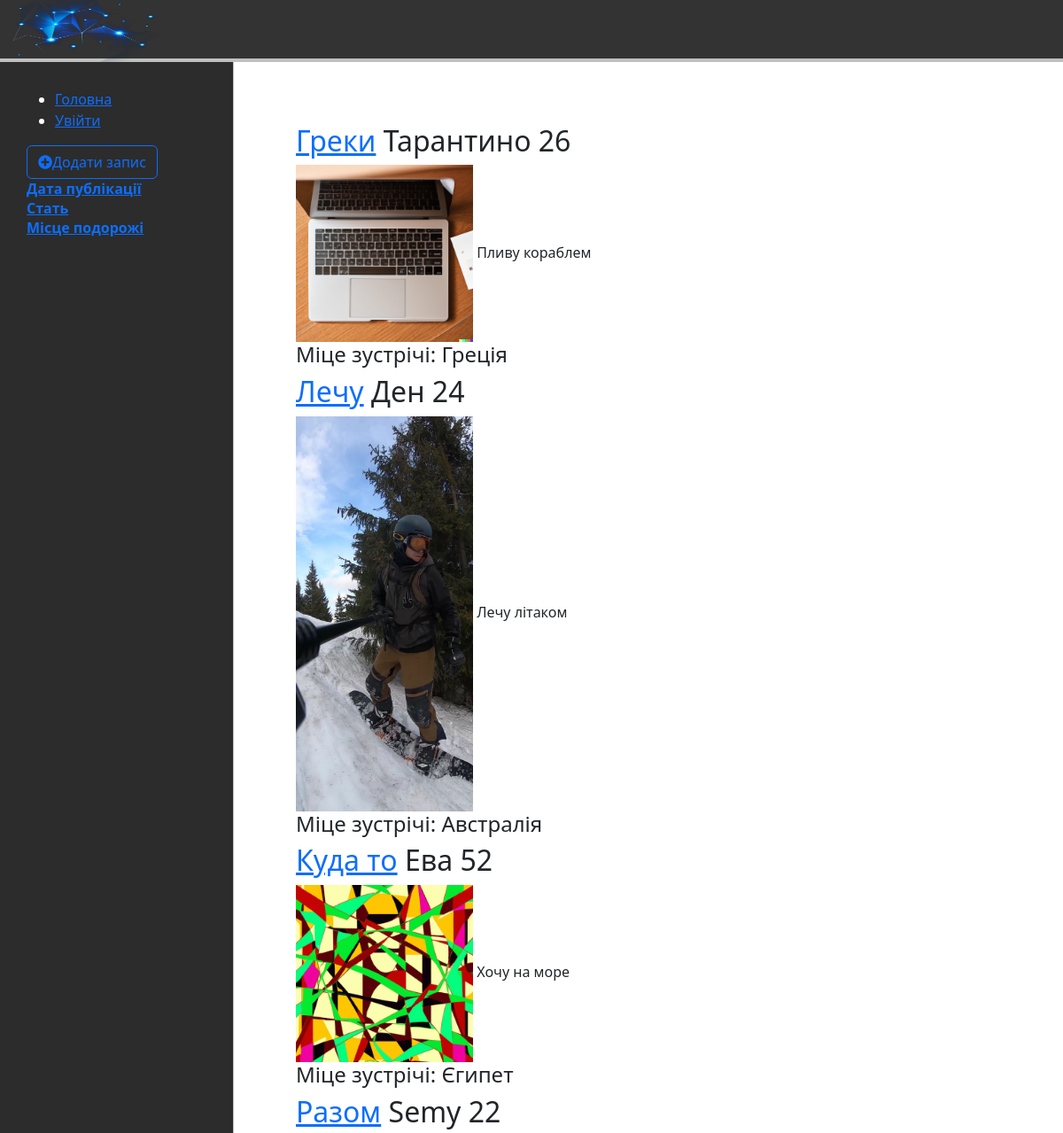
Before: / (upper part) with the older database file.
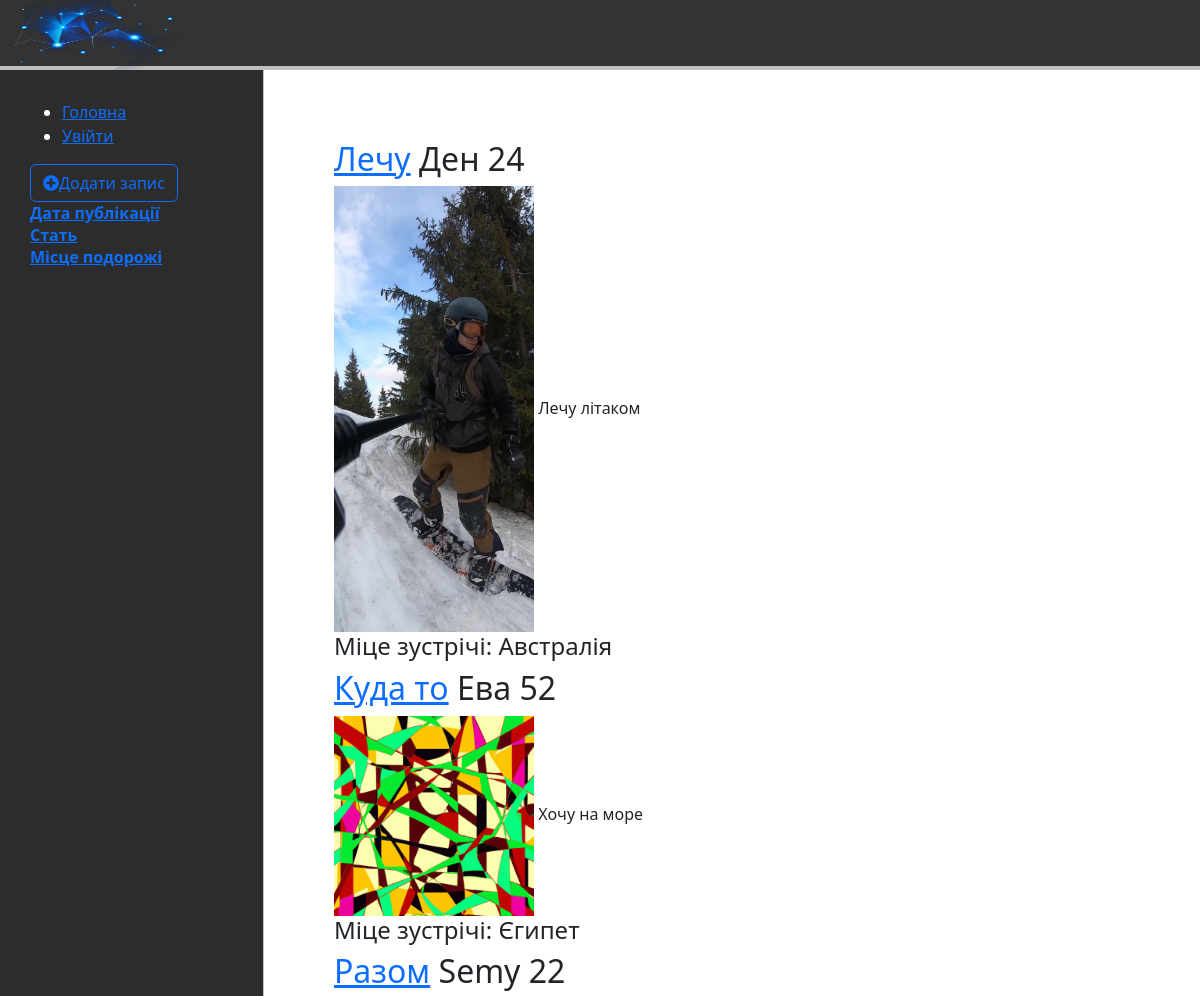
After: the same page with the newer database file.
### journey/models.py (models this page shows, shortened)
class Post(models.Model):
    autor = models.CharField('Автор ', max_length=50)
    age = models.CharField('Вік ', max_length=2)
    sex = models.CharField('Стать ', max_length=1, choices=GENDER_CHOICES)
    image = models.ImageField('Світлина ', upload_to='image/%Y', blank=True, null=True)
    title = models.CharField('Заголовок ', max_length=150)
    place = models.CharField('Місце подорожі ', max_length=150, choices=COUNTRY_CHOICES, blank=True, null=True)
    description = models.TextField('Опис ', max_length=2000)
    phone = models.CharField('Тел ', max_length=20, validators=[validate_integer])
    mail = models.EmailField('Емайл ', max_length=20, validators=[validate_email])
    date = models.DateTimeField('Дата публікації ', auto_now_add=True)
    class Meta:
        verbose_name = 'Запиc'
        verbose_name_plural = 'Записи'

### journey/views.py (the view)
# urls.py: path('', views.PostView.as_view(), name='main'),
class PostView(View):
    def get(self, request):
        sort = request.GET.get('sort')
        if sort:
            if sort == 'date':
                posts = Post.objects.order_by('-date')
            else:
                posts = Post.objects.order_by(sort)
        else:
            posts = Post.objects.order_by('-date') # сортування за замовчуванням
        return render(request, 'journey/index.html', {'posts': posts})

### journey/templates/journey/index.html (shortened to what this page needs)
{% extends 'journey/base.html' %}
{% load static %}
{% block content %}
        <div id="main">
            {% for post in posts %}
                <h2><span><a href="{{ post.id }}">{{ post.title }}</a> {{post.autor}} {{post.age}}</span></h2>
                {% if post.image %}
                <div class="image">
                        <span>
                            <img src="{{ post.image }}" width="200px"/>  {{post.description}}
                        </span>
                </div>
                {% else %}
                        <span>
                            <img src="{% static 'img/default.png' %}" width="200px"/>  {{post.description}}
                        </span>
                {% endif %}
            <h4>Міце зустрічі: {{ post.get_place_display }}</h4>
        {% endfor %}
        {% endblock %}

Changed rows visible on the page:
removed Post: title "Греки", autor "Тарантино", age "26", image (picture), description "Пливу кораблем", place "Греція"
